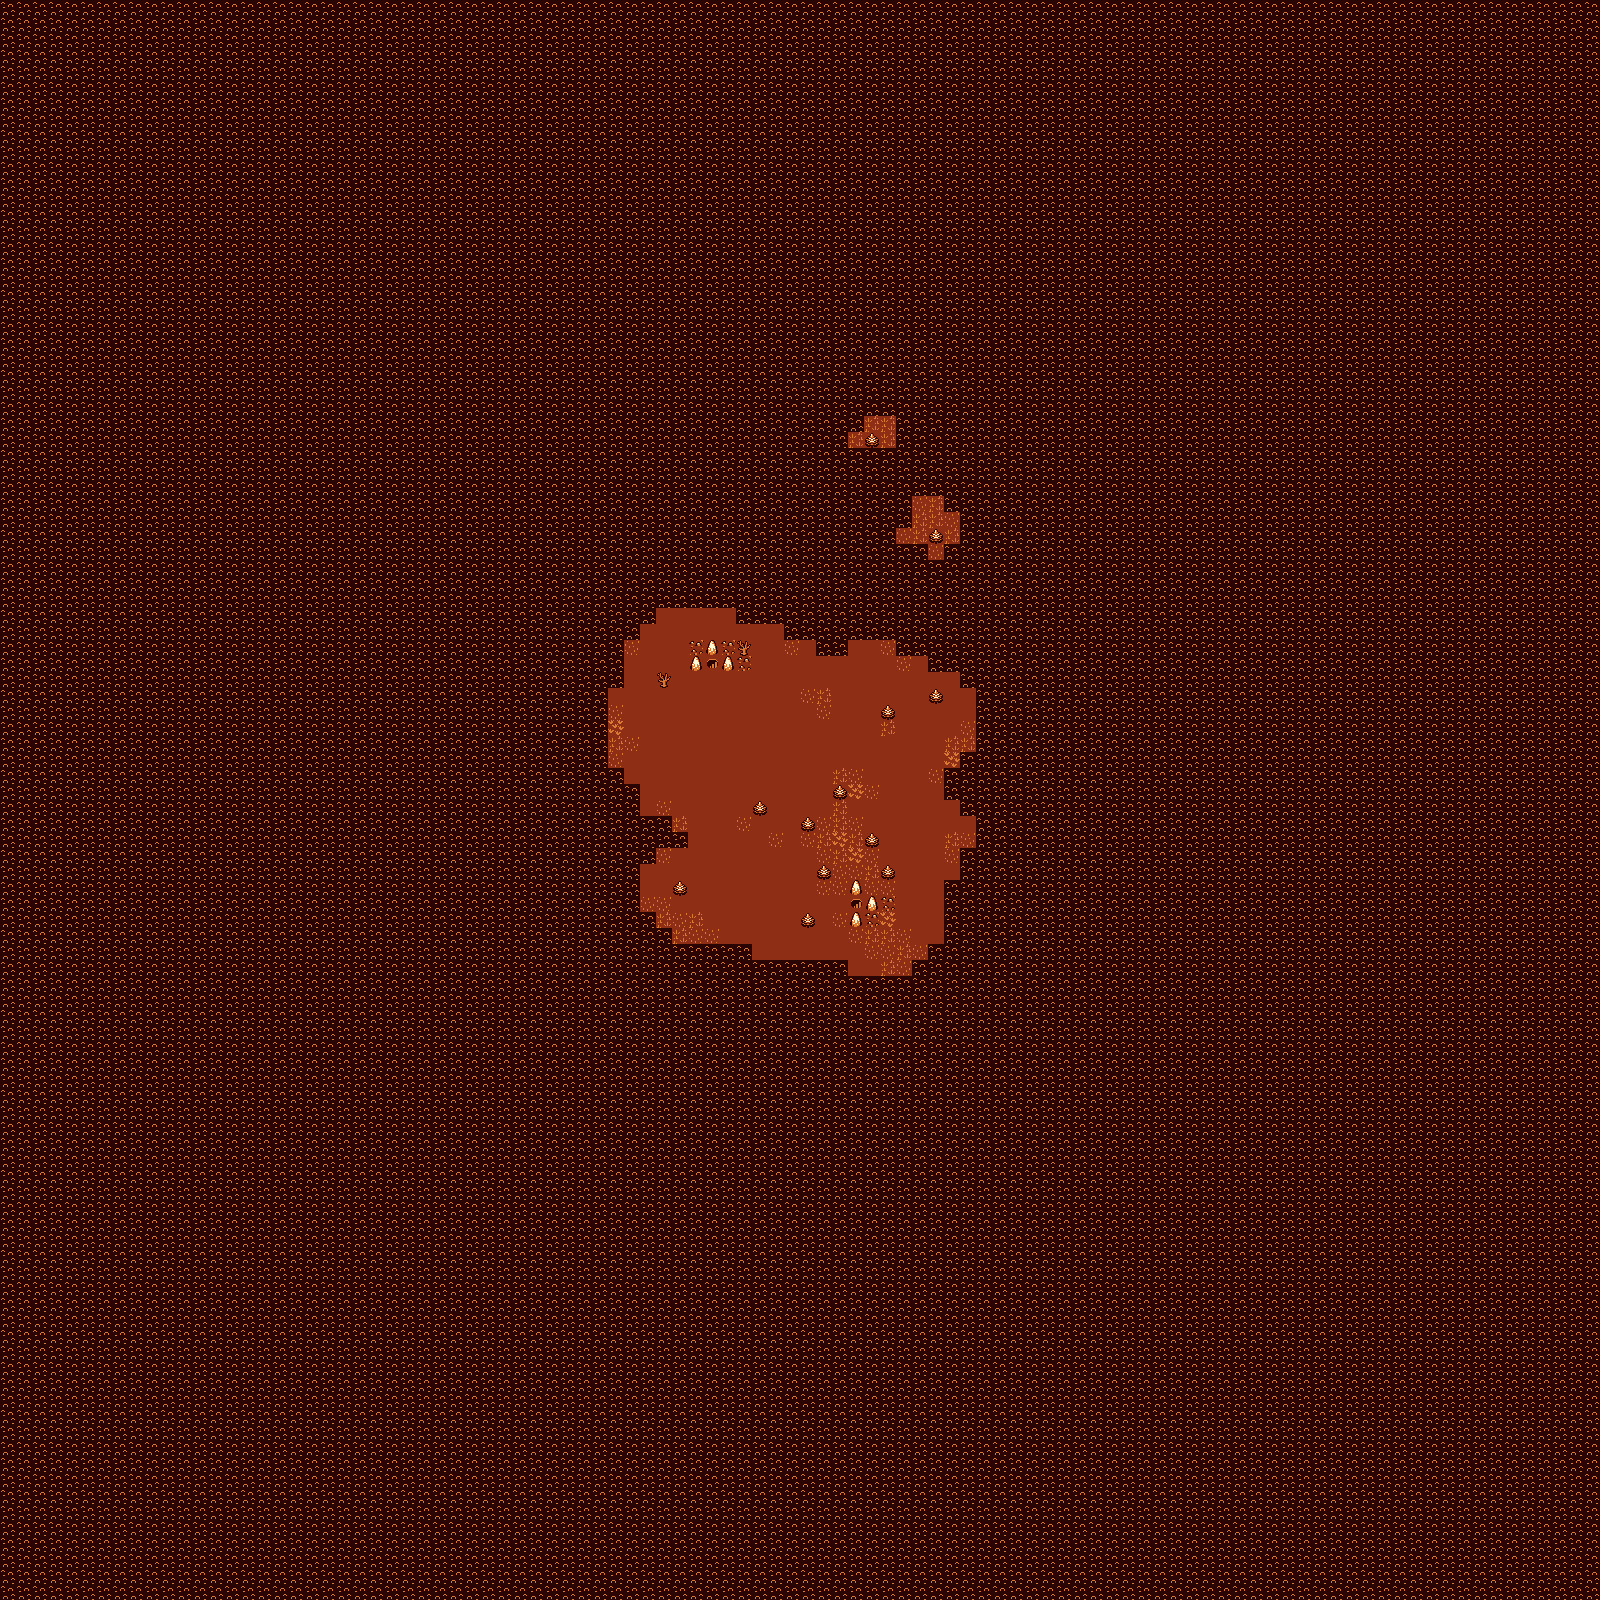

The image is a tile-based game level rendered from a .tmx file. Its description and source (layers, tilesets, objects; grid data summarised) follow:
An orthogonal 100x100 tile map with 16x16 px tiles, 1 tile layer (Tile Layer 1) and 8 objects (4x Villain, 2x MapLink, Campfire, PlayerStart).

<map version="1.0" orientation="orthogonal" renderorder="right-down" width="100" height="100" tilewidth="16" tileheight="16" nextobjectid="12">
 <properties>
  <property name="Sunlight" type="bool" value="true" />
 </properties>
 <tileset firstgid="1" source="tileset.tsx" />
 <layer name="Tile Layer 1" width="100" height="100">
  <data>[10000 cells, 10000 non-empty, 10 distinct tile ids]</data>
 </layer>
 <objectgroup name="Object Layer 1">
  <object id="1" name="Campfire" type="Campfire" gid="88" x="800" y="800" width="16" height="16" />
  <object id="2" name="PlayerStart" type="PlayerStart" gid="191" x="784" y="800" width="16" height="16" />
  <object id="3" name="to_dungeon01" type="MapLink" x="704" y="656" width="16" height="16">
   <properties>
    <property name="DestMap" value="dungeon01" />
    <property name="DestX" type="int" value="44" />
    <property name="DestY" type="int" value="42" />
   </properties>
  </object>
  <object id="5" name="Slime" type="Villain" gid="218" x="656" y="640" width="16" height="16" />
  <object id="6" name="Slime" type="Villain" gid="218" x="768" y="656" width="16" height="16" />
  <object id="7" name="Slime" type="Villain" gid="218" x="688" y="928" width="16" height="16" />
  <object id="8" name="Slime" type="Villain" gid="218" x="880" y="944" width="16" height="16" />
  <object id="9" name="to_dungeon01" type="MapLink" x="848" y="896" width="16" height="16">
   <properties>
    <property name="DestMap" value="dungeon01" />
    <property name="DestX" type="int" value="52" />
    <property name="DestY" type="int" value="56" />
   </properties>
  </object>
 </objectgroup>
</map>
